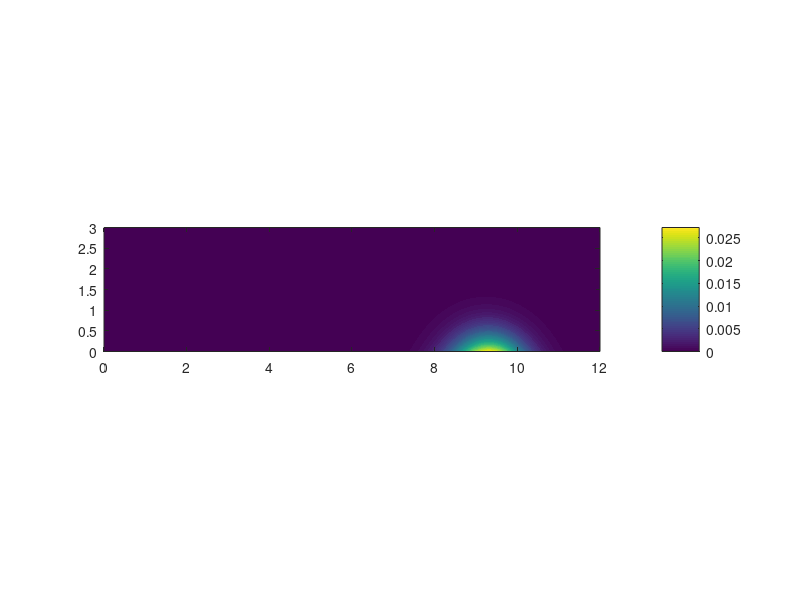
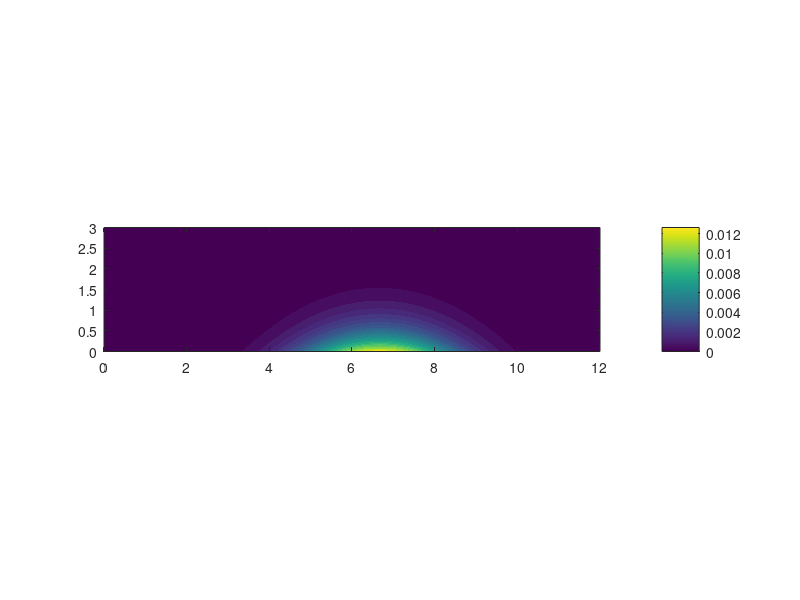

Source code (MATLAB) for these figures, in order: (Note: a time limit stopped this script after it produced the figures.)
% advection-diffusion equation with no-flux Robin boundary conditions

clear;

% domain
xL = 0;
xR = 12;
yB = 0;
yT = 3;

% diffusion coefficient
D = 0.2;

% velocity field
vx = -0.8;
vy = -0.4;

% exact solution
c_exact = @(t,x,y) sin(x)*cos(y)*exp(-t);

% boundary conditions determined by c_exact
c_bc = @(t,x,y) 0;

% source term determined by c_exact
eps = 0.1;
r_s = 0.1;
x_s = 10;
f1 = @(t,x,y) 0.5*(1-tanh((sqrt((x-x_s)^2 + y^2) - r_s)/eps)); %t<0.5
f2 = @(t,x,y) 0; %t>0.5

% initial conditions determined by c_exact
c_start = @(t,x,y) 0;

%no-flux conditions
g = @(t,x,y) 0;

% time interval
t_start = 0;
t_final = 10.0;
%t_final = 1;
% t_final = 4;
% t_final = 7;

Nx = 160;
Ny = 40;
% space discretization

x = linspace(xL, xR, Nx);
dx = (xR-xL)/(Nx-1);


y = linspace(yB, yT, Ny);
dy = (yT-yB)/(Ny-1);

% time-step 
dt = 0.1;

c_old = zeros(Nx*Ny,1);
c_new = zeros(Nx*Ny,1);
c_exa = zeros(Nx*Ny,1);

t = t_start;

for i = 1:Nx
    for j = 1:Ny
        p = (j-1)*Nx + i;  
        c_old(p) = c_start(t,x(i),y(j));
    end
end



% Create sparse matrix and allocate memory for right-hand side
A = sparse(Nx*Ny,Nx*Ny);
RHS = zeros(Nx*Ny,1);

% Calculate the matrix before the while-loop to save time
% internal points

aL = -D*dt/dx/dx;
aR = aL;
aC = 1 + 2*D*dt/dx/dx + 2*D*dt/dy/dy;
aT = -D*dt/dy/dy;
aB = aT;

for i = 2:Nx-1
    for j = 2:Ny-1
        p = (j-1)*Nx + i;      
        A(p,p) = aC;                                        %center
        A(p,p-1) = aL;                                      %left
        A(p,p+1) = aR;                                      %right
        A(p,p-Nx) = aB;                                     %bottom
        A(p,p+Nx) = aT;                                     %top
    end
end

% boundary points



% Dirichlet at the left end
for j = 1:Ny-1
    p = (j-1)*Nx + 1;
    A(p,p) = 1;
end

%Dirichlet at the right end
for j = 1:Ny-1
    p = (j-1)*Nx + Nx;
    A(p,p) = 1;
end

%Dirichlet at the top
for i = 1:Nx
    p = (Ny-1)*Nx + i;
    A(p,p) = 1;
end

% Robin at the bottom
for i = 2:Nx-1
    p = (1-1)*Nx + i;
    A(p,p) = aC + 2*(vy*dt/dy);
    A(p,p+1) = aR;
    A(p,p-1) = aL;
    A(p,p+Nx) = aT + aB;
end

index = 1;
while t < t_final
    time(index) = t;
    beach4(index) = c_old((1 - 1)*Nx + ceil(Nx/3));
     beach6(index) = c_old((1 - 1)*Nx + Nx/2);
     beach8(index) = c_old((1 - 1)*Nx + ceil(Nx*(2/3)));
    
    
    if t + dt > t_final
        dt = t_final-t;
            
        
        aL = -D*dt/dx/dx;
        aR = aL;
        aC = 1 + 2*D*dt/dx/dx + 2*D*dt/dy/dy;
        aT = -D*dt/dy/dy;
        aB = aT;
        % need to recalculate the matrix since dt has changed
        % internal points
        for i = 2:Nx-1
            for j = 2:Ny-1
                p = (j-1)*Nx + i;      
                A(p,p) = aC;                                        %center
                A(p,p-1) = aL;                                      %left
                A(p,p+1) = aR;                                      %right
                A(p,p-Nx) = aB;                                     %bottom
                A(p,p+Nx) = aT;                                     %top
            end
        end
        
        % Robin at the bottom
        for i = 2:Nx-1
            p = (1-1)*Nx + i;
            A(p,p) = aC + 2*(vy*dt/dy);
            A(p,p+1) = aR;
            A(p,p-1) = aL;
            A(p,p+Nx) = aT + aB;
        end
        
    end
    
  %second time
    % internal points
    for i = 2:Nx-1
        for j = 2:Ny-1
            p = (j-1)*Nx + i;
            if(t<0.5)
                RHS(p) = c_old(p) + dt*f1(t+dt,x(i),y(j)) -dt*vx*(c_old(p+1)-c_old(p))/dx -dt*vy*(c_old(p+Nx)-c_old(p))/dy;
            else
                RHS(p) = c_old(p) + dt*f2(t+dt,x(i),y(j)) -dt*vx*(c_old(p+1)-c_old(p))/dx -dt*vy*(c_old(p+Nx)-c_old(p))/dy;
            end
        end
    end
    
    % boundary points
    
    % Robin at bottom
    for i = 2:Nx-1
        p = (1-1)*Nx + i;
        if(t<0.5)
            RHS(p) = c_old(p) + dt*f1(t+dt,x(i),y(1)) -dt*vx*(c_old(p+1)-c_old(p))/dx -dt*vy*(c_old(p+Nx)-c_old(p))/dy - 2*dt*g(t+dt,x(i),y(1))/dy;
        else
            RHS(p) = c_old(p) + dt*f2(t+dt,x(i),y(1)) -dt*vx*(c_old(p+1)-c_old(p))/dx -dt*vy*(c_old(p+Nx)-c_old(p))/dy - 2*dt*g(t+dt,x(i),y(1))/dy;
        end
    end
    
    % Dirichlet at the left end
    for j = 1:Ny
        p = (j-1)*Nx + 1;
        RHS(p) = c_bc(t+dt,x(1),y(j));
    end

%Dirichlet at the right end
    for j = 1:Ny
        p = (j-1)*Nx + Nx;
        RHS(p) = c_bc(t+dt,x(Nx),y(j));
    end

%Dirichlet at the top
    for i = 1:Nx
        p = (Ny-1)*Nx + i;
        RHS(p) = c_bc(t+dt,x(i),y(Ny));
    end

    % solve system of equations
    c_new = A\RHS;
    
    c_old = c_new;
    
    contourPlot = zeros(Nx,Ny);
    for i = 1:Nx
        for j = 1:Ny
            p = (j-1)*Nx + i;  
            contourPlot(i,j) = c_new(p);
        end
    end
    
    contourf(x,y,contourPlot','LevelList',linspace(0,.05,100),'LineColor', 'none');
    colorbar;
    hold on;
    hold off;
    axis([xL, xR, yB, yT]);
    axis equal;
    pause(0.01);
    
    if(t>.99 && t<1.01)
        print('oil1','-dpng');
    end
    if(t>3.99 && t<4.01)
        print('oil4','-dpng');
    end
    if(t>6.99 && t<7.01)
        print('oil7','-dpng');
    end
    
    
    t = t+dt;
    index= index + 1;
end
figure;
graph = plot(time, beach4, time, beach6, time, beach8);
set(graph,'lineWidth', 2.0);
legend(graph,'beach4','beach6','beach8');
